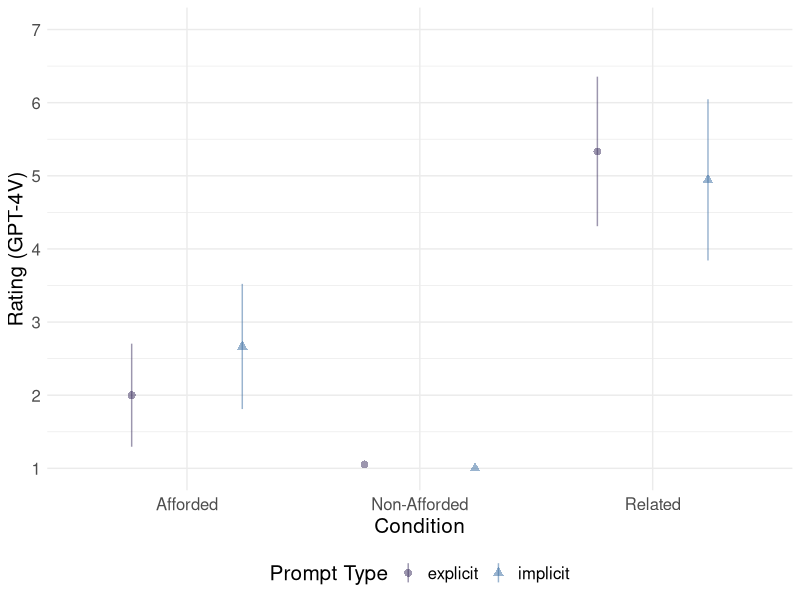
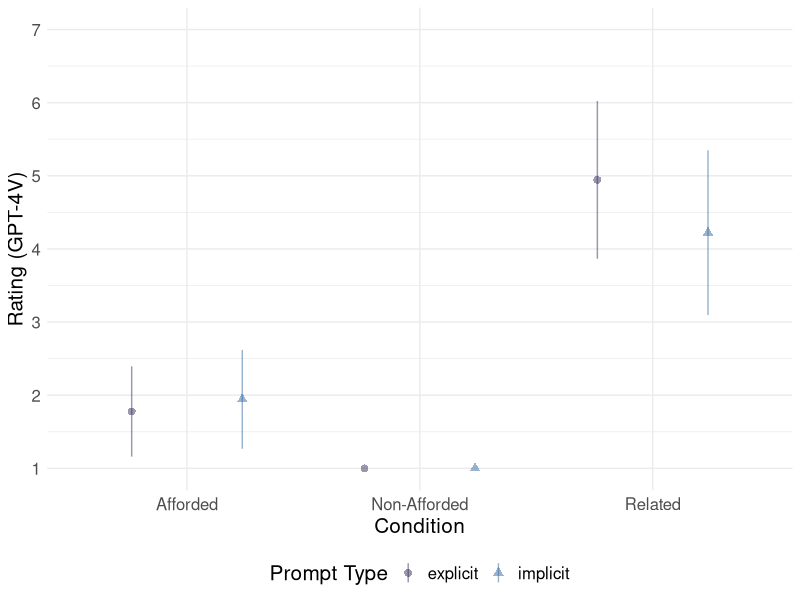
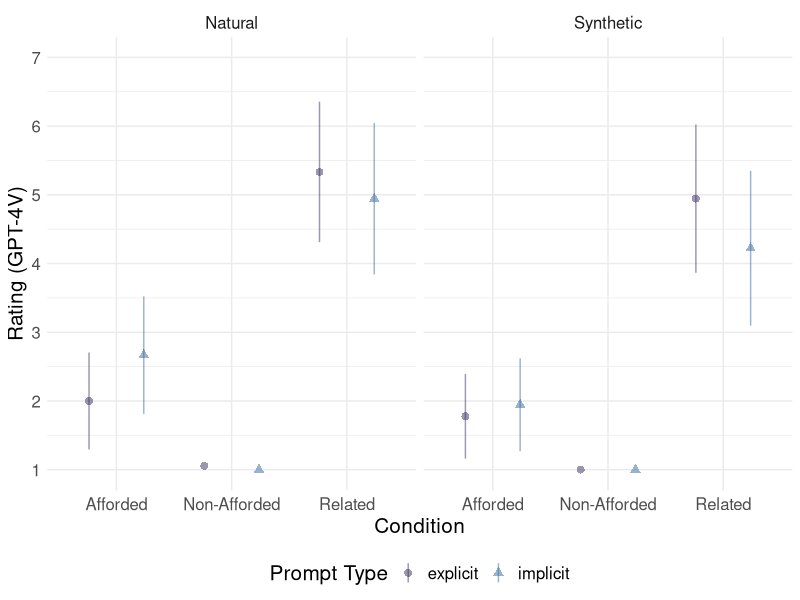
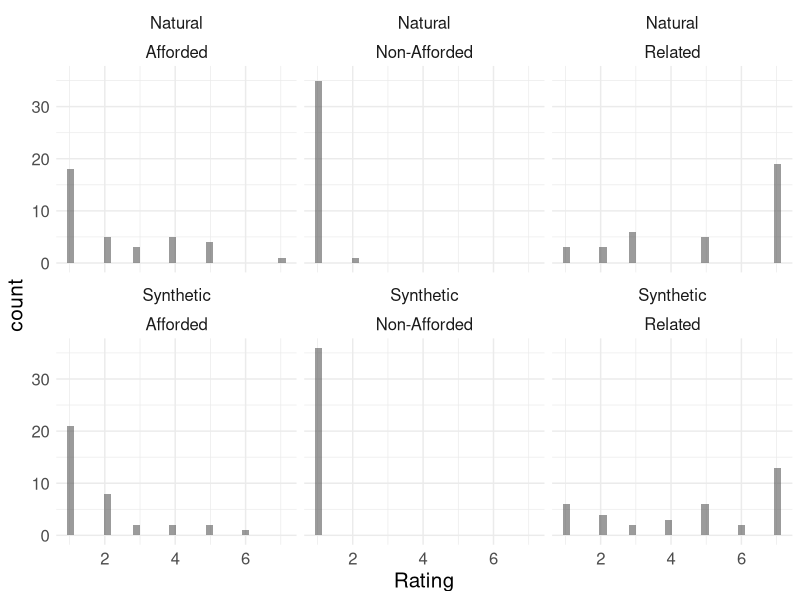

These figures' R source, in order:
## ---- chunk 1
knitr::opts_chunk$set(dpi = 300, fig.format = "pdf")
## ---- chunk 2
library(tidyverse)
library(lmtest)
library(forcats)
library(broom)
library(lme4)
library(ggridges)
library(lmerTest)
library(ggrepel)
library(tools)
library(viridis)

all_colors <- viridis::viridis(10, option = "mako")
my_colors <- all_colors[c(3, 5, 7)]  # Selecting specific colors from the palette
## ---- chunk 3
# setwd("/Users/seantrott/Dropbox/UCSD/Research/NLMs/fmp_research/main_experiment/")
df_natural_gpt = read_csv("gpt4v_results/df_natural_temp0.csv")
df_synthetic_gpt = read_csv("gpt4v_results/df_synthetic_temp0.csv")

nrow(df_natural_gpt)
nrow(df_synthetic_gpt)
## ---- chunk 4
df_natural_long = df_natural_gpt %>%
  pivot_longer(
    cols = starts_with("gpt4v_result_"), # Select columns starting with 'gpt4v_result_'
    names_to = "Condition", # Name of the new column to create
    names_prefix = "gpt4v_result_", # Remove this prefix from the selected column names
    values_to = "Rating" # The values from these columns go into the 'Result' column
  )

# Optionally, adjust the 'Condition' values if needed
df_natural_long$Condition = case_when(
  df_natural_long$Condition == "afforded" ~ "Afforded",
  df_natural_long$Condition == "non_afforded" ~ "Non-Afforded",
  df_natural_long$Condition == "related" ~ "Related",
  TRUE ~ as.character(df_natural_long$Condition) # Fallback to original value
)

df_natural_long %>%
  ggplot(aes(x = Condition, y = Rating, color = prompt_type, shape = prompt_type)) +
  stat_summary (fun = function(x){mean(x)},
                fun.min = function(x){mean(x) - 2*sd(x)/sqrt(length(x))},
                fun.max = function(x){mean(x) + 2*sd(x)/sqrt(length(x))},
                geom= 'pointrange', 
                position=position_dodge(width=0.95),
                size = .5, alpha = .5) +
  labs(x="Condition", 
       y="Rating (GPT-4V)",
       color = "Prompt Type",
       shape = "Prompt Type") +
  theme_minimal() +
  theme(text = element_text(size = 15),
        legend.position="bottom") +
  scale_y_continuous(limits = c(1, 7), breaks = seq(1:7)) +
  scale_color_manual(values = my_colors)


## ---- chunk 5
df_synthetic_long = df_synthetic_gpt  %>%
  pivot_longer(
    cols = starts_with("gpt4v_result_"), # Select columns starting with 'gpt4v_result_'
    names_to = "Condition", # Name of the new column to create
    names_prefix = "gpt4v_result_", # Remove this prefix from the selected column names
    values_to = "Rating" # The values from these columns go into the 'Result' column
  )

# Optionally, adjust the 'Condition' values if needed
df_synthetic_long$Condition = case_when(
  df_synthetic_long$Condition == "afforded" ~ "Afforded",
  df_synthetic_long$Condition == "non_afforded" ~ "Non-Afforded",
  df_synthetic_long$Condition == "related" ~ "Related",
  TRUE ~ as.character(df_synthetic_long$Condition) # Fallback to original value
)

df_synthetic_long %>%
  ggplot(aes(x = Condition, y = Rating, color = prompt_type, shape = prompt_type)) +
  stat_summary (fun = function(x){mean(x)},
                fun.min = function(x){mean(x) - 2*sd(x)/sqrt(length(x))},
                fun.max = function(x){mean(x) + 2*sd(x)/sqrt(length(x))},
                geom= 'pointrange', 
                position=position_dodge(width=0.95),
                size = .5, alpha = .5) +
  labs(x="Condition", 
       y="Rating (GPT-4V)",
       color = "Prompt Type",
       shape = "Prompt Type") +
  theme_minimal() +
  theme(text = element_text(size = 15),
        legend.position="bottom") +
  scale_y_continuous(limits = c(1, 7), breaks = seq(1:7)) +
  scale_color_manual(values = my_colors)

## ---- chunk 6
### First, merge all together
df_natural_long_subset = df_natural_long %>%
  select(Condition, Rating, prompt_type, group_id) %>%
  mutate(Stimuli = "Natural")

df_synthetic_long_subset = df_synthetic_long %>%
  select(Condition, Rating, prompt_type, group_id) %>%
  mutate(Stimuli = "Synthetic")

df_combined = df_synthetic_long_subset %>%
  rbind(df_natural_long_subset)
nrow(df_combined)

df_combined %>%
  group_by(Condition, Stimuli) %>%
  summarise(m_rating = mean(Rating),
            sd_rating = sd(Rating))

df_combined %>%
  ggplot(aes(x = Condition, y = Rating, color = prompt_type, shape = prompt_type)) +
  stat_summary (fun = function(x){mean(x)},
                fun.min = function(x){mean(x) - 2*sd(x)/sqrt(length(x))},
                fun.max = function(x){mean(x) + 2*sd(x)/sqrt(length(x))},
                geom= 'pointrange', 
                position=position_dodge(width=0.95),
                size = .5, alpha = .5) +
  labs(x="Condition", 
       y="Rating (GPT-4V)",
       color = "Prompt Type",
       shape = "Prompt Type") +
  theme_minimal() +
  theme(text = element_text(size = 15),
        legend.position="bottom") +
  scale_y_continuous(limits = c(1, 7), breaks = seq(1:7)) +
  scale_color_manual(values = my_colors) +
  facet_wrap(~Stimuli)



df_combined %>%
  ggplot(aes(x = Rating)) +
  geom_histogram(alpha = .6) +
  labs(x="Rating") +
  theme_minimal() +
  theme(text = element_text(size = 15),
        legend.position="bottom") +
  facet_wrap(~Stimuli + Condition)


## ---- chunk 7

df_aff_nonaff = df_combined %>%
  filter(Condition != "Related")
nrow(df_aff_nonaff)

mod_full = lmer(data = df_aff_nonaff,
                Rating ~ Condition * prompt_type + 
                  (1 | Stimuli) +
                  (1 |group_id), REML = FALSE)

mod_just_fe = lmer(data = df_aff_nonaff,
                Rating ~  Condition + prompt_type + 
                  (1 | Stimuli) +
                  (1|group_id), REML = FALSE)

mod_just_prompt_type = lmer(data = df_aff_nonaff,
                Rating ~  prompt_type +
                  (1 | Stimuli) +
                  (1|group_id), REML = FALSE)

mod_just_condition = lmer(data = df_aff_nonaff,
                Rating ~  Condition + 
                  (1 | Stimuli) +
                  (1|group_id), REML = FALSE)

summary(mod_full)
anova(mod_full, mod_just_fe)
anova(mod_just_fe, mod_just_prompt_type)
anova(mod_just_fe, mod_just_condition)
## ---- chunk 8

df_aff_rel = df_combined %>%
  filter(Condition != "Non-Afforded")
nrow(df_aff_rel)

mod_full = lmer(data = df_aff_rel,
                Rating ~ Condition * prompt_type + 
                  (1 + Condition | Stimuli) +
                  (1|group_id), REML = FALSE)

mod_just_fe = lmer(data = df_aff_rel,
                Rating ~  Condition + prompt_type + 
                  (1 + Condition | Stimuli) +
                  (1|group_id), REML = FALSE)

mod_just_prompt_type = lmer(data = df_aff_rel,
                Rating ~  prompt_type +
                  (1 + Condition | Stimuli) +
                  (1|group_id), REML = FALSE)

mod_just_condition = lmer(data = df_aff_rel,
                Rating ~  Condition + 
                  (1 + Condition | Stimuli) +
                  (1|group_id), REML = FALSE)

summary(mod_full)
anova(mod_full, mod_just_fe)
anova(mod_just_fe, mod_just_prompt_type)
anova(mod_just_fe, mod_just_condition)
## ---- chunk 9

df_nonaff_rel = df_combined %>%
  filter(Condition != "Afforded")
nrow(df_nonaff_rel)

mod_full = lmer(data = df_nonaff_rel,
                Rating ~ Condition * prompt_type + 
                  (1 + Condition | Stimuli) +
                  (1|group_id), REML = FALSE)

mod_just_fe = lmer(data = df_nonaff_rel,
                Rating ~  Condition + prompt_type + 
                  (1 + Condition | Stimuli) +
                  (1|group_id), REML = FALSE)

mod_just_prompt_type = lmer(data = df_nonaff_rel,
                Rating ~  prompt_type +
                  (1 + Condition | Stimuli) +
                  (1|group_id), REML = FALSE)

mod_just_condition = lmer(data = df_nonaff_rel,
                Rating ~  Condition + 
                  (1 + Condition | Stimuli) +
                  (1|group_id), REML = FALSE)

summary(mod_full)
anova(mod_full, mod_just_fe)
anova(mod_just_fe, mod_just_prompt_type)
anova(mod_just_fe, mod_just_condition)
